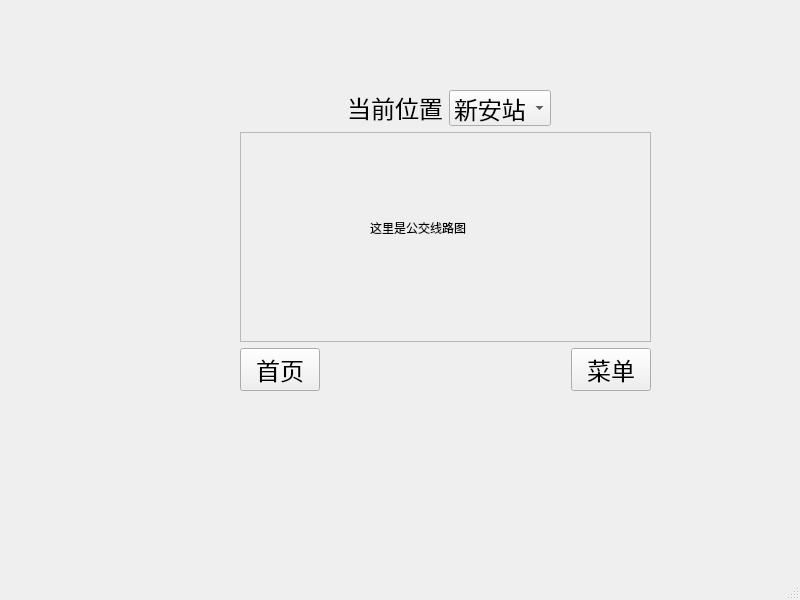
<?xml version="1.0" encoding="UTF-8"?>
<ui version="4.0">
 <class>MainWindow</class>
 <widget class="QMainWindow" name="MainWindow">
  <property name="geometry">
   <rect>
    <x>0</x>
    <y>0</y>
    <width>800</width>
    <height>600</height>
   </rect>
  </property>
  <property name="windowTitle">
   <string>MainWindow</string>
  </property>
  <widget class="QWidget" name="centralwidget">
   <widget class="QWidget" name="gridLayoutWidget">
    <property name="geometry">
     <rect>
      <x>240</x>
      <y>90</y>
      <width>411</width>
      <height>301</height>
     </rect>
    </property>
    <layout class="QGridLayout" name="gridLayout">
     <item row="2" column="0" rowspan="2">
      <layout class="QHBoxLayout" name="horizontalLayout">
       <item>
        <widget class="QPushButton" name="homepageButton">
         <property name="sizePolicy">
          <sizepolicy hsizetype="Fixed" vsizetype="Fixed">
           <horstretch>0</horstretch>
           <verstretch>0</verstretch>
          </sizepolicy>
         </property>
         <property name="font">
          <font>
           <pointsize>18</pointsize>
           <kerning>true</kerning>
          </font>
         </property>
         <property name="text">
          <string>首页</string>
         </property>
        </widget>
       </item>
       <item>
        <spacer name="horizontalSpacer">
         <property name="orientation">
          <enum>Qt::Horizontal</enum>
         </property>
         <property name="sizeType">
          <enum>QSizePolicy::Expanding</enum>
         </property>
         <property name="sizeHint" stdset="0">
          <size>
           <width>60</width>
           <height>20</height>
          </size>
         </property>
        </spacer>
       </item>
       <item>
        <widget class="QPushButton" name="menuButton">
         <property name="sizePolicy">
          <sizepolicy hsizetype="Fixed" vsizetype="Fixed">
           <horstretch>0</horstretch>
           <verstretch>0</verstretch>
          </sizepolicy>
         </property>
         <property name="font">
          <font>
           <pointsize>18</pointsize>
           <kerning>true</kerning>
          </font>
         </property>
         <property name="text">
          <string>菜单</string>
         </property>
        </widget>
       </item>
      </layout>
     </item>
     <item row="0" column="0">
      <layout class="QHBoxLayout" name="horizontalLayout_2">
       <property name="bottomMargin">
        <number>0</number>
       </property>
       <item alignment="Qt::AlignRight|Qt::AlignVCenter">
        <widget class="QLabel" name="label">
         <property name="enabled">
          <bool>true</bool>
         </property>
         <property name="font">
          <font>
           <pointsize>18</pointsize>
           <kerning>true</kerning>
          </font>
         </property>
         <property name="text">
          <string>当前位置</string>
         </property>
         <property name="alignment">
          <set>Qt::AlignCenter</set>
         </property>
         <property name="buddy">
          <cstring>comboBox</cstring>
         </property>
        </widget>
       </item>
       <item alignment="Qt::AlignLeft|Qt::AlignVCenter">
        <widget class="QComboBox" name="comboBox">
         <property name="sizePolicy">
          <sizepolicy hsizetype="Expanding" vsizetype="Expanding">
           <horstretch>0</horstretch>
           <verstretch>0</verstretch>
          </sizepolicy>
         </property>
         <property name="minimumSize">
          <size>
           <width>0</width>
           <height>32</height>
          </size>
         </property>
         <property name="font">
          <font>
           <pointsize>18</pointsize>
           <bold>false</bold>
           <kerning>true</kerning>
          </font>
         </property>
         <property name="mouseTracking">
          <bool>false</bool>
         </property>
         <property name="toolTipDuration">
          <number>-1</number>
         </property>
         <property name="currentIndex">
          <number>0</number>
         </property>
         <property name="maxVisibleItems">
          <number>10</number>
         </property>
         <property name="iconSize">
          <size>
           <width>19</width>
           <height>19</height>
          </size>
         </property>
         <item>
          <property name="text">
           <string>新安站</string>
          </property>
         </item>
        </widget>
       </item>
      </layout>
     </item>
     <item row="1" column="0">
      <widget class="QFrame" name="frame">
       <property name="sizePolicy">
        <sizepolicy hsizetype="Expanding" vsizetype="Expanding">
         <horstretch>0</horstretch>
         <verstretch>0</verstretch>
        </sizepolicy>
       </property>
       <property name="frameShape">
        <enum>QFrame::StyledPanel</enum>
       </property>
       <property name="frameShadow">
        <enum>QFrame::Raised</enum>
       </property>
       <widget class="QLabel" name="label_2">
        <property name="geometry">
         <rect>
          <x>130</x>
          <y>70</y>
          <width>151</width>
          <height>51</height>
         </rect>
        </property>
        <property name="text">
         <string>这里是公交线路图</string>
        </property>
       </widget>
      </widget>
     </item>
    </layout>
   </widget>
  </widget>
  <widget class="QMenuBar" name="menubar">
   <property name="geometry">
    <rect>
     <x>0</x>
     <y>0</y>
     <width>800</width>
     <height>37</height>
    </rect>
   </property>
  </widget>
  <widget class="QStatusBar" name="statusbar"/>
 </widget>
 <resources/>
 <connections/>
</ui>
